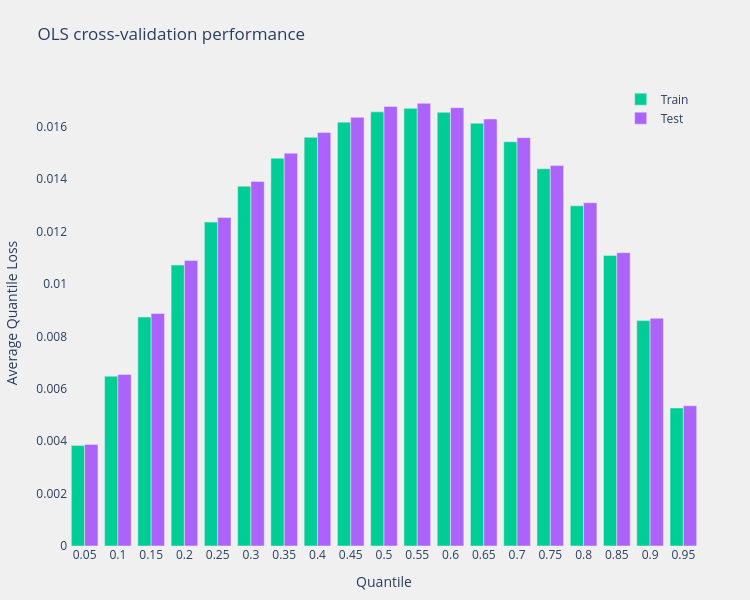

Notebook code cell kept with this figure:
### Code cell
# Plot the results for numerical variables
if "quantile_loss" in ols_results:
    perf_results_viz = model_performance_results(
        results=ols_results["quantile_loss"]["results"],
        model_name="OLS",
        method_name="Cross-validation quantile loss average",
    )
    fig = perf_results_viz.plot(
        title="OLS cross-validation performance",
    )
    fig.show()

### Figure 1 — Plotly figure (JSON) as saved in the notebook; plotly's stock layout.template omitted (floating-point values rounded to 4 significant figures)
{"data": [{"marker": {"color": "#00CC96"}, "name": "Train", "type": "bar", "x": ["0.05", "0.1", "0.15", "0.2", "0.25", "0.3", "0.35", "0.4", "0.45", "0.5", "0.55", "0.6", "0.65", "0.7", "0.75", "0.8", "0.85", "0.9", "0.95"], "y": [0.003837, 0.006478, 0.008737, 0.01072, 0.01236, 0.01373, 0.0148, 0.01559, 0.01617, 0.01657, 0.0167, 0.01655, 0.01613, 0.01543, 0.01439, 0.01298, 0.01109, 0.008605, 0.005269]}, {"marker": {"color": "#AB63FA"}, "name": "Test", "type": "bar", "x": ["0.05", "0.1", "0.15", "0.2", "0.25", "0.3", "0.35", "0.4", "0.45", "0.5", "0.55", "0.6", "0.65", "0.7", "0.75", "0.8", "0.85", "0.9", "0.95"], "y": [0.003877, 0.006548, 0.008872, 0.0109, 0.01254, 0.01391, 0.01499, 0.01578, 0.01636, 0.01677, 0.01689, 0.01672, 0.01629, 0.01558, 0.01452, 0.0131, 0.01119, 0.008689, 0.005352]}], "layout": {"barmode": "group", "height": 600, "legend": {"x": 0.99, "xanchor": "right", "y": 0.99, "yanchor": "top"}, "margin": {"b": 50, "l": 50, "r": 50, "t": 80}, "paper_bgcolor": "#F0F0F0", "plot_bgcolor": "#F0F0F0", "title": {"text": "OLS cross-validation performance"}, "width": 750, "xaxis": {"showgrid": false, "title": {"text": "Quantile"}, "zeroline": false}, "yaxis": {"showgrid": false, "title": {"text": "Average Quantile Loss"}, "zeroline": false}}}
